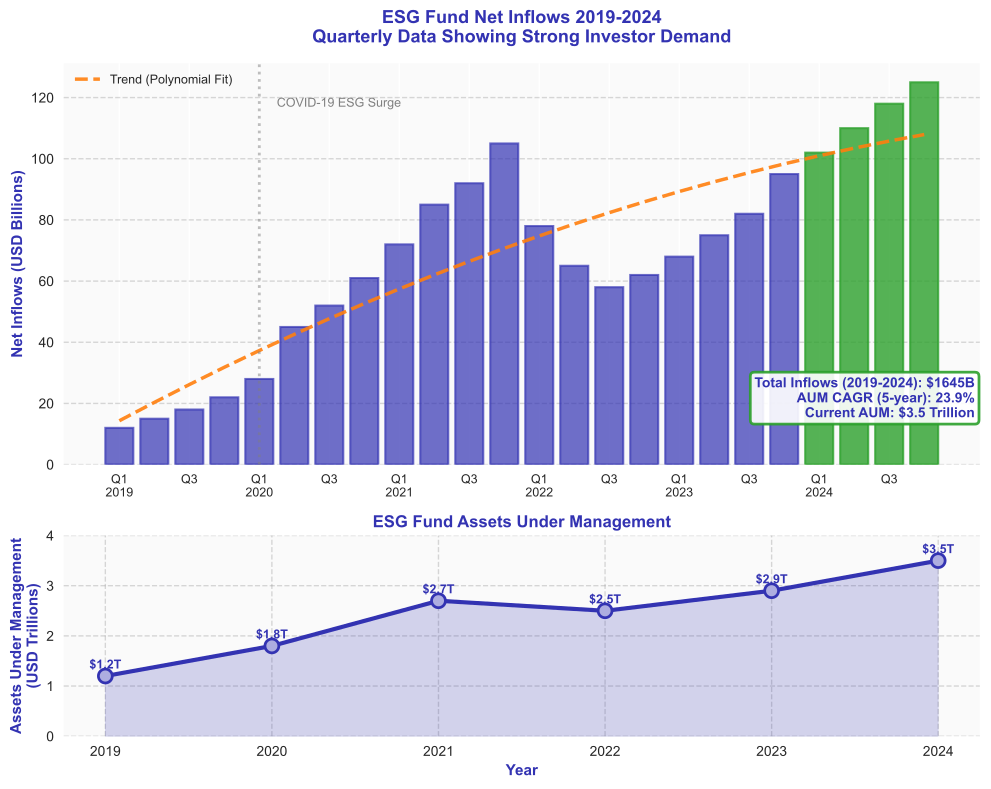

Source code (Python):
import matplotlib.pyplot as plt
import numpy as np

# CRITICAL: Template colors
COLORS = {
    'primary': '#3333B2',    # mlpurple
    'secondary': '#ADADE0',  # mllavender
    'success': '#2CA02C',    # mlgreen
    'warning': '#FF7F0E',    # mlorange
    'neutral': '#7F7F7F'     # mlgray
}

def generate_esg_fund_flows_chart():
    """
    ESG fund inflows showing investor demand trends.
    Demonstrates market segmentation and dedicated ESG investor base.
    """
    plt.style.use('seaborn-v0_8')
    fig, (ax1, ax2) = plt.subplots(2, 1, figsize=(10, 8), height_ratios=[2, 1])

    # Top chart: Quarterly ESG fund inflows
    quarters = ['Q1\n2019', 'Q2', 'Q3', 'Q4', 'Q1\n2020', 'Q2', 'Q3', 'Q4',
                'Q1\n2021', 'Q2', 'Q3', 'Q4', 'Q1\n2022', 'Q2', 'Q3', 'Q4',
                'Q1\n2023', 'Q2', 'Q3', 'Q4', 'Q1\n2024', 'Q2', 'Q3', 'Q4']

    inflows = np.array([12, 15, 18, 22, 28, 45, 52, 61, 72, 85, 92, 105,
                        78, 65, 58, 62, 68, 75, 82, 95, 102, 110, 118, 125])

    x = np.arange(len(quarters))

    # Create bar chart with color gradient
    bars = ax1.bar(x, inflows, color=COLORS['primary'], alpha=0.7,
                   edgecolor=COLORS['primary'], linewidth=1.5)

    # Highlight 2024 quarters
    for i in range(20, 24):
        bars[i].set_color(COLORS['success'])
        bars[i].set_alpha(0.8)

    # Add trend line
    z = np.polyfit(x, inflows, 2)
    p = np.poly1d(z)
    ax1.plot(x, p(x), linestyle='--', linewidth=2.5, color=COLORS['warning'],
             label='Trend (Polynomial Fit)', alpha=0.9)

    # Add 2020 covid marker
    ax1.axvline(x=4, color=COLORS['neutral'], linestyle=':', linewidth=2, alpha=0.5)
    ax1.text(4.5, 120, 'COVID-19 ESG Surge', fontsize=9, color=COLORS['neutral'],
             rotation=0, va='top')

    ax1.set_ylabel('Net Inflows (USD Billions)', fontsize=11, fontweight='bold',
                   color=COLORS['primary'])
    ax1.set_title('ESG Fund Net Inflows 2019-2024\nQuarterly Data Showing Strong Investor Demand',
                  fontsize=13, fontweight='bold', color=COLORS['primary'], pad=15)

    ax1.set_xticks(x[::2])
    ax1.set_xticklabels(quarters[::2], fontsize=9)
    ax1.legend(loc='upper left', fontsize=9)
    ax1.grid(True, alpha=0.3, linestyle='--', axis='y', color=COLORS['neutral'])
    ax1.set_facecolor('#FAFAFA')

    # Bottom chart: Assets under management growth
    years = np.array([2019, 2020, 2021, 2022, 2023, 2024])
    aum = np.array([1.2, 1.8, 2.7, 2.5, 2.9, 3.5])  # Trillions USD

    ax2.plot(years, aum, marker='o', linewidth=3, color=COLORS['primary'],
             markersize=10, markerfacecolor=COLORS['secondary'],
             markeredgewidth=2, markeredgecolor=COLORS['primary'])

    ax2.fill_between(years, aum, alpha=0.2, color=COLORS['primary'])

    # Add value labels
    for year, value in zip(years, aum):
        ax2.text(year, value + 0.1, f'${value:.1f}T', ha='center', va='bottom',
                fontsize=9, fontweight='bold', color=COLORS['primary'])

    ax2.set_xlabel('Year', fontsize=11, fontweight='bold', color=COLORS['primary'])
    ax2.set_ylabel('Assets Under Management\n(USD Trillions)', fontsize=11,
                   fontweight='bold', color=COLORS['primary'])
    ax2.set_title('ESG Fund Assets Under Management', fontsize=12, fontweight='bold',
                  color=COLORS['primary'])

    ax2.grid(True, alpha=0.3, linestyle='--', color=COLORS['neutral'])
    ax2.set_facecolor('#FAFAFA')
    ax2.set_ylim(0, 4)

    fig.patch.set_facecolor('white')

    # Add summary statistics box
    total_inflows = sum(inflows)
    cagr = ((aum[-1] / aum[0]) ** (1/5) - 1) * 100

    fig.text(0.98, 0.52, f'Total Inflows (2019-2024): ${total_inflows:.0f}B\n' +
                          f'AUM CAGR (5-year): {cagr:.1f}%\n' +
                          f'Current AUM: ${aum[-1]:.1f} Trillion',
             fontsize=10, fontweight='bold', ha='right', va='top',
             color=COLORS['primary'],
             bbox=dict(boxstyle='round', facecolor='white', alpha=0.9,
                      edgecolor=COLORS['success'], linewidth=2))

    plt.tight_layout()

    # Save as PDF
    output_path = 'charts/week1/15_esg_fund_flows/15_esg_fund_flows.pdf'
    plt.savefig(output_path, format='pdf', dpi=300, bbox_inches='tight', facecolor='white')
    print(f"Chart saved: {output_path}")
    plt.close()

if __name__ == "__main__":
    generate_esg_fund_flows_chart()
